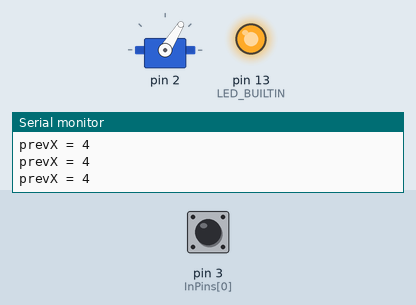
Simulated run of this sketch. Board: Arduino Uno, built with avr-gcc and run on an emulated ATmega328P. Shown: servo, output pins drawn as LEDs (lit = HIGH), the last lines printed to the serial monitor. Inputs (shaded band) come from the test bench; at power-on: pin 3 (InPins[0]) HIGH.

Above: at 1.62 s.
1.9 s: pin 3 (InPins[0]) pulled LOW for 0.15 s
At 4.7 s:
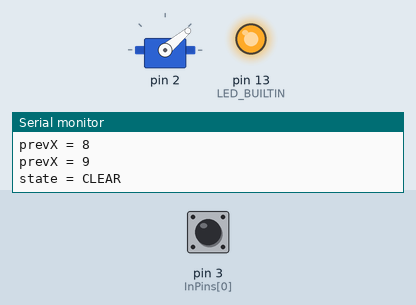
5.0 s: pin 3 (InPins[0]) pulled LOW for 1 s
At 5.22 s:
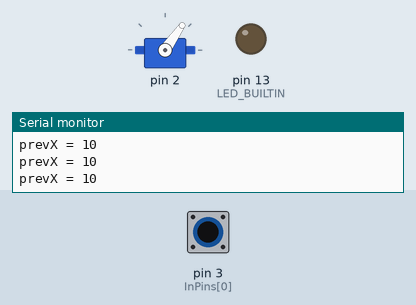
8.0 s: pin 3 (InPins[0]) pulled LOW for 3.2 s
At 9.5 s:
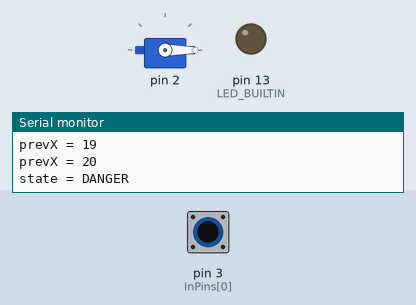
Timing chart, 0 to 13.5 s (numbered marks = the images above; inputs shaded):
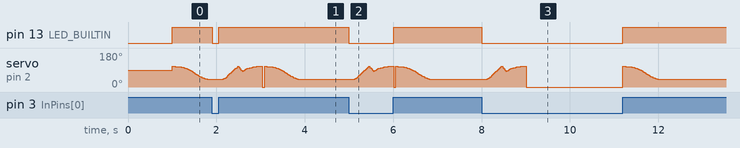

The sketch:

servos.ino
```cpp
#include <Servo.h>

int profile[] = { // Up is index 0 to 8, down is index 8 to 18
  0, 2, 5, 15, 30, 50, 65, 75, 77, 77, 75, 65, 40, 20, 0, 30, 15, 8, 3, 0, 0
};
float profileMaxY = 77.0;
int profileUpStart = 0;
int profileUpSpan = 9;
int profileDownStart = 9;
int profileDownSpan = 11;
int direction = 0;

int downAngle[] = {40} ;
int upAngle[] = {110} ;

unsigned long upMs = 1000;
unsigned long downMs = 900;

//unsigned long motionStartMs = 0;
unsigned long initialBlockMs = 1000;

// float profileX = 0;
// float profileY = 0;
// int prevX = 0;
// int nextX = 0;

enum SignalStates { DANGER, TO_CLEAR, CLEAR, TO_DANGER };
// Configure the SERVOS
// twelve servo objects can be created on most boards
const int SERVOS = 1;
Servo servo[SERVOS];
unsigned long motionStartMs[SERVOS];
int state[SERVOS];

enum Input { SENSED, UNSENSED }; // LOW, HIGH. Works with "pinMode(x, INPUT_PULLUP);" Connect pin to ground to sense input.
const int InPins[] = { 3 };
const int InPinCount = 1;

// the setup function runs once when you press reset or power the board
void setup() {
  // initialize digital pin LED_BUILTIN as an output.
  pinMode(LED_BUILTIN, OUTPUT);
  servo[0].attach(2);  // attaches servo on pin 2 to the servo object 0
  pinMode(3, INPUT_PULLUP);

  Serial.begin(9600);
  Serial.println("Set up completed");
}

int getAngle(int signalArm, int prevX, float profileX, int profile[]) {
  int nextX = prevX + 1;
  float profileY = profile[prevX] + ((profile[nextX] - profile[prevX]) * (profileX - prevX));
  int outY;
  if (direction == 1) {
    outY = downAngle[signalArm] + profileY * (upAngle[signalArm] - downAngle[signalArm]) / profileMaxY;
  }else{
    outY = upAngle[signalArm] + profileY * (downAngle[signalArm] - upAngle[signalArm]) / profileMaxY;
  }
  return outY;
}

// int operateSignal(int state, int i) {
//   switch(state) {
//     case DANGER:
//       if (digitalRead(InPins[0]) == UNSENSED) {
//         motionStartMs[i] = millis();
//         state = TO_CLEAR;
//       }
//       break;
//     case TO_CLEAR:
//       if (motionStartMs[i] + 1000 < millis()) {
//         state = CLEAR;
//       }
//       break;
//     case CLEAR:
//       if (digitalRead(InPins[0]) == SENSED) {
//         motionStartMs[i] = millis();
//         state = TO_DANGER;
//       }
//       break;
//     case TO_DANGER:
//       if (motionStartMs[i] + 1000 < millis()) {
//         state = DANGER;
//       }
//       break;
//     default:
//       state = CLEAR;
//       break;
//   }
//   Serial.print("state = "); Serial.println(state);
//   return state;
// }
int operateSignal(int state, int i) {
  float profileX = 0;
  unsigned long motionMs;
  int prevX = 0;

  switch(state) {
    case DANGER:
      if (digitalRead(InPins[0]) == UNSENSED) {
        motionStartMs[i] = millis();
        state = TO_CLEAR;
        Serial.println("state = TO_CLEAR");
      }
      break;
    case TO_CLEAR:
      motionMs = millis() - motionStartMs[i];
      profileX = 0 + (profileUpSpan * motionMs) / (float)upMs;
      prevX = (int)profileX;
      servo[i].write(getAngle(i, prevX, profileX, profile));
      Serial.print("prevX = "); Serial.println(prevX);
      if (prevX >= profileUpSpan) {
        state = CLEAR;
        Serial.println("state = CLEAR");
      }
      break;
    case CLEAR:
      if (digitalRead(InPins[0]) == SENSED) {
        motionStartMs[i] = millis();
        state = TO_DANGER;
        Serial.println("state = TO_DANGER");
      }
      break;
    case TO_DANGER:
      motionMs = millis() - motionStartMs[i];
      profileX = profileUpSpan + (profileDownSpan * motionMs) / (float)upMs;
      prevX = (int)profileX;
      servo[i].write(getAngle(i, prevX, profileX, profile));
      Serial.print("prevX = "); Serial.println(prevX);
      if (prevX >= profileUpSpan + profileDownSpan) {
        state = DANGER;
        Serial.println("state = DANGER");
      }
      break;
    default:
      state = CLEAR;
      break;
  }
  //Serial.print("state = "); Serial.println(state);
  return state;
}

// the loop function runs over and over again forever
void loop() {
  if (millis() > initialBlockMs) {
//     float profileX = 0;
// float profileY = 0;
// int prevX = 0;
// int nextX = 0;
  //   motionStartMs = millis() - initialBlockMs; // time of motion start
  //   //deltamotionStartMs = motionStartMs - prevmotionStartMs;
  //   profileX = (profileUpSpan) * motionStartMs / (float)upMs;
  //   if (prevX < profileUpSpan + profileDownSpan) { //] && profileY != 0.0) {
  //     prevX = (int)profileX;
  //     servo.write(getAngle(0, prevX, profileX, profile));
  //     //Serial.print("prevX = "); Serial.print(prevX); Serial.print(", profileX = "); Serial.print(profileX); Serial.print(", outY = "); Serial.print(outY); Serial.print(", profileY = "); Serial.print(profileY); Serial.print(", deltamotionStartMs = "); Serial.println(deltamotionStartMs);
  //   }
  // }
    for (int i = 0; i < SERVOS; i++) {
      digitalWrite(LED_BUILTIN, digitalRead(InPins[i]));
      state[i] = operateSignal(state[i], i);
    }
  }

  //prevmotionStartMs = millis();

    // digitalWrite(LED_BUILTIN, HIGH);   // turn the LED on (HIGH is the voltage level)
  // delay(1000);                       // wait for a second
  // digitalWrite(LED_BUILTIN, LOW);    // turn the LED off by making the voltage LOW
  // delay(1000);                       // wait for a second

  // for (pos = 0; pos <= 180; pos += 1) { // goes from 0 degrees to 180 degrees
  //   // in steps of 1 ,
  //   servo.write(pos);              // tell servo to go to position in variable 'pos'
  //   delay(15);                       // waits 15 ms for the servo to reach the position
  // Y
  // for (pos = 180; pos >= 0; pos -= 1) { // goes from 180 degrees to 0 degrees
  //   servo.write(pos);              // tell servo to go to position in variable 'pos'
  //   delay(15);                       // waits 15 ms for the servo to reach the position
  // }
}
```

Measured:
- after the input at 1.9 s, pin 13 (LED_BUILTIN): HIGH → LOW at once, → HIGH 0.15 s later
- after the input at 5.0 s, pin 13 (LED_BUILTIN): HIGH → LOW at once, → HIGH 1.0 s later
- after the input at 8.0 s, pin 13 (LED_BUILTIN): HIGH → LOW at once, → HIGH 3.2 s later
